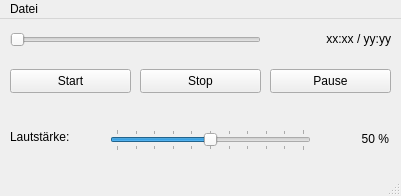
<?xml version="1.0" encoding="UTF-8"?>
<ui version="4.0">
 <class>AudioPlayerWindow</class>
 <widget class="QMainWindow" name="AudioPlayerWindow">
  <property name="geometry">
   <rect>
    <x>0</x>
    <y>0</y>
    <width>401</width>
    <height>196</height>
   </rect>
  </property>
  <property name="windowTitle">
   <string>Audiowiedergabe</string>
  </property>
  <widget class="QWidget" name="centralwidget">
   <widget class="QPushButton" name="btnStart">
    <property name="geometry">
     <rect>
      <x>10</x>
      <y>50</y>
      <width>121</width>
      <height>24</height>
     </rect>
    </property>
    <property name="text">
     <string>Start</string>
    </property>
    <property name="icon">
     <iconset theme="media-playback-start"/>
    </property>
   </widget>
   <widget class="QPushButton" name="btnStop">
    <property name="geometry">
     <rect>
      <x>140</x>
      <y>50</y>
      <width>121</width>
      <height>24</height>
     </rect>
    </property>
    <property name="text">
     <string>Stop</string>
    </property>
    <property name="icon">
     <iconset theme="media-playback-stop"/>
    </property>
   </widget>
   <widget class="QPushButton" name="btnPause">
    <property name="geometry">
     <rect>
      <x>270</x>
      <y>50</y>
      <width>121</width>
      <height>24</height>
     </rect>
    </property>
    <property name="text">
     <string>Pause</string>
    </property>
    <property name="icon">
     <iconset theme="media-playback-pause"/>
    </property>
   </widget>
   <widget class="QSlider" name="sliderVolume">
    <property name="geometry">
     <rect>
      <x>110</x>
      <y>110</y>
      <width>201</width>
      <height>22</height>
     </rect>
    </property>
    <property name="maximum">
     <number>100</number>
    </property>
    <property name="value">
     <number>50</number>
    </property>
    <property name="orientation">
     <enum>Qt::Orientation::Horizontal</enum>
    </property>
    <property name="tickPosition">
     <enum>QSlider::TickPosition::TicksBothSides</enum>
    </property>
    <property name="tickInterval">
     <number>10</number>
    </property>
   </widget>
   <widget class="QLabel" name="lblVolume">
    <property name="geometry">
     <rect>
      <x>10</x>
      <y>110</y>
      <width>91</width>
      <height>16</height>
     </rect>
    </property>
    <property name="text">
     <string>Lautstärke:</string>
    </property>
   </widget>
   <widget class="QLabel" name="lblVolumeValue">
    <property name="geometry">
     <rect>
      <x>328</x>
      <y>110</y>
      <width>61</width>
      <height>20</height>
     </rect>
    </property>
    <property name="text">
     <string>50 %</string>
    </property>
    <property name="alignment">
     <set>Qt::AlignmentFlag::AlignRight|Qt::AlignmentFlag::AlignTrailing|Qt::AlignmentFlag::AlignVCenter</set>
    </property>
   </widget>
   <widget class="QSlider" name="sliderPosition">
    <property name="enabled">
     <bool>false</bool>
    </property>
    <property name="geometry">
     <rect>
      <x>10</x>
      <y>10</y>
      <width>251</width>
      <height>22</height>
     </rect>
    </property>
    <property name="maximum">
     <number>100</number>
    </property>
    <property name="orientation">
     <enum>Qt::Orientation::Horizontal</enum>
    </property>
   </widget>
   <widget class="QLabel" name="lblPosition">
    <property name="geometry">
     <rect>
      <x>270</x>
      <y>10</y>
      <width>121</width>
      <height>20</height>
     </rect>
    </property>
    <property name="text">
     <string>xx:xx / yy:yy</string>
    </property>
    <property name="alignment">
     <set>Qt::AlignmentFlag::AlignRight|Qt::AlignmentFlag::AlignTrailing|Qt::AlignmentFlag::AlignVCenter</set>
    </property>
   </widget>
  </widget>
  <widget class="QMenuBar" name="menubar">
   <property name="geometry">
    <rect>
     <x>0</x>
     <y>0</y>
     <width>401</width>
     <height>22</height>
    </rect>
   </property>
   <widget class="QMenu" name="menuFile">
    <property name="title">
     <string>Datei</string>
    </property>
    <addaction name="actionClose"/>
   </widget>
   <addaction name="menuFile"/>
  </widget>
  <widget class="QStatusBar" name="statusbar"/>
  <action name="actionClose">
   <property name="icon">
    <iconset theme="window-close"/>
   </property>
   <property name="text">
    <string>Schließen</string>
   </property>
   <property name="shortcut">
    <string>F3</string>
   </property>
  </action>
 </widget>
 <resources/>
 <connections/>
</ui>
